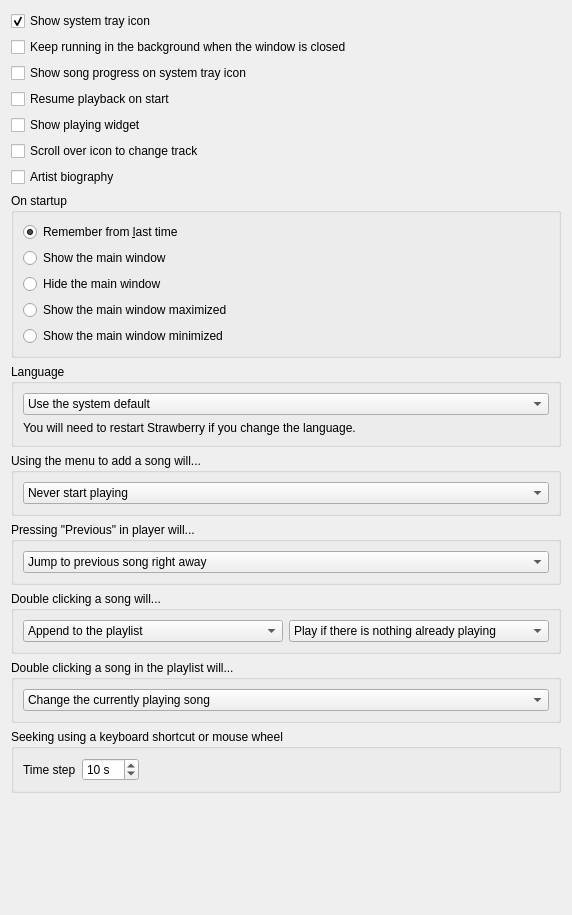
<?xml version="1.0" encoding="UTF-8"?>
<ui version="4.0">
 <class>BehaviourSettingsPage</class>
 <widget class="QWidget" name="BehaviourSettingsPage">
  <property name="geometry">
   <rect>
    <x>0</x>
    <y>0</y>
    <width>572</width>
    <height>915</height>
   </rect>
  </property>
  <property name="windowTitle">
   <string>Behavior</string>
  </property>
  <layout class="QVBoxLayout" name="layout_behavioursettingspage">
   <item>
    <widget class="QCheckBox" name="checkbox_showtrayicon">
     <property name="text">
      <string>Show system tray icon</string>
     </property>
     <property name="checked">
      <bool>true</bool>
     </property>
    </widget>
   </item>
   <item>
    <widget class="QCheckBox" name="checkbox_keeprunning">
     <property name="text">
      <string>Keep running in the background when the window is closed</string>
     </property>
     <property name="checked">
      <bool>false</bool>
     </property>
    </widget>
   </item>
   <item>
    <widget class="QCheckBox" name="checkbox_trayicon_progress">
     <property name="text">
      <string>Show song progress on system tray icon</string>
     </property>
    </widget>
   </item>
   <item>
    <widget class="QCheckBox" name="checkbox_resumeplayback">
     <property name="text">
      <string>Resume playback on start</string>
     </property>
     <property name="checked">
      <bool>false</bool>
     </property>
    </widget>
   </item>
   <item>
    <widget class="QCheckBox" name="checkbox_playingwidget">
     <property name="text">
      <string>Show playing widget</string>
     </property>
    </widget>
   </item>
   <item>
    <widget class="QCheckBox" name="checkbox_scrolltrayicon">
     <property name="text">
      <string>Scroll over icon to change track</string>
     </property>
     <property name="checked">
      <bool>false</bool>
     </property>
    </widget>
   </item>
   <item>
    <widget class="QCheckBox" name="checkbox_artistbio">
     <property name="text">
      <string>Artist biography</string>
     </property>
    </widget>
   </item>
   <item>
    <widget class="QGroupBox" name="groupbox_startup">
     <property name="title">
      <string>On startup</string>
     </property>
     <layout class="QVBoxLayout" name="layout_startup">
      <item>
       <widget class="QRadioButton" name="radiobutton_remember">
        <property name="text">
         <string>Remember from &amp;last time</string>
        </property>
        <property name="checked">
         <bool>true</bool>
        </property>
       </widget>
      </item>
      <item>
       <widget class="QRadioButton" name="radiobutton_show">
        <property name="text">
         <string>Show the main window</string>
        </property>
       </widget>
      </item>
      <item>
       <widget class="QRadioButton" name="radiobutton_hide">
        <property name="text">
         <string>Hide the main window</string>
        </property>
       </widget>
      </item>
      <item>
       <widget class="QRadioButton" name="radiobutton_show_maximized">
        <property name="text">
         <string>Show the main window maximized</string>
        </property>
       </widget>
      </item>
      <item>
       <widget class="QRadioButton" name="radiobutton_show_minimized">
        <property name="text">
         <string>Show the main window minimized</string>
        </property>
       </widget>
      </item>
     </layout>
    </widget>
   </item>
   <item>
    <widget class="QGroupBox" name="groupbox_language">
     <property name="title">
      <string>Language</string>
     </property>
     <layout class="QVBoxLayout" name="layout_language">
      <item>
       <widget class="QComboBox" name="combobox_language">
        <item>
         <property name="text">
          <string>Use the system default</string>
         </property>
        </item>
       </widget>
      </item>
      <item>
       <widget class="QLabel" name="label_language">
        <property name="text">
         <string>You will need to restart Strawberry if you change the language.</string>
        </property>
       </widget>
      </item>
     </layout>
    </widget>
   </item>
   <item>
    <widget class="QGroupBox" name="groupbox_add_song">
     <property name="title">
      <string>Using the menu to add a song will...</string>
     </property>
     <layout class="QVBoxLayout" name="layout_menuplaymode">
      <item>
       <widget class="QComboBox" name="combobox_menuplaymode">
        <property name="currentIndex">
         <number>0</number>
        </property>
        <item>
         <property name="text">
          <string>Never start playing</string>
         </property>
        </item>
        <item>
         <property name="text">
          <string>Play if there is nothing already playing</string>
         </property>
        </item>
        <item>
         <property name="text">
          <string>Always start playing</string>
         </property>
        </item>
       </widget>
      </item>
     </layout>
    </widget>
   </item>
   <item>
    <widget class="QGroupBox" name="groupbox_previous">
     <property name="title">
      <string>Pressing &quot;Previous&quot; in player will...</string>
     </property>
     <layout class="QVBoxLayout" name="layout_previous">
      <item>
       <widget class="QComboBox" name="combobox_previousmode">
        <property name="currentIndex">
         <number>0</number>
        </property>
        <item>
         <property name="text">
          <string>Jump to previous song right away</string>
         </property>
        </item>
        <item>
         <property name="text">
          <string>Restart song, then jump to previous if pressed again</string>
         </property>
        </item>
       </widget>
      </item>
     </layout>
    </widget>
   </item>
   <item>
    <widget class="QGroupBox" name="groupbox_doubleclickaddmode">
     <property name="title">
      <string>Double clicking a song will...</string>
     </property>
     <layout class="QHBoxLayout" name="layout_doubleclickaddmode">
      <item>
       <widget class="QComboBox" name="combobox_doubleclickaddmode">
        <property name="currentIndex">
         <number>0</number>
        </property>
        <item>
         <property name="text">
          <string>Append to the playlist</string>
         </property>
        </item>
        <item>
         <property name="text">
          <string>Replace the playlist</string>
         </property>
        </item>
        <item>
         <property name="text">
          <string>Open in new playlist</string>
         </property>
        </item>
        <item>
         <property name="text">
          <string>Add to the queue</string>
         </property>
        </item>
       </widget>
      </item>
      <item>
       <widget class="QComboBox" name="combobox_doubleclickplaymode">
        <property name="currentIndex">
         <number>1</number>
        </property>
        <item>
         <property name="text">
          <string>Never start playing</string>
         </property>
        </item>
        <item>
         <property name="text">
          <string>Play if there is nothing already playing</string>
         </property>
        </item>
        <item>
         <property name="text">
          <string>Always start playing</string>
         </property>
        </item>
       </widget>
      </item>
     </layout>
    </widget>
   </item>
   <item>
    <widget class="QGroupBox" name="groupbox_doubleclickplaylist">
     <property name="title">
      <string>Double clicking a song in the playlist will...</string>
     </property>
     <layout class="QVBoxLayout" name="layout_doubleclickplaylist">
      <item>
       <widget class="QComboBox" name="combobox_doubleclickplaylistaddmode">
        <property name="currentIndex">
         <number>0</number>
        </property>
        <item>
         <property name="text">
          <string>Change the currently playing song</string>
         </property>
        </item>
        <item>
         <property name="text">
          <string>Add to the queue</string>
         </property>
        </item>
       </widget>
      </item>
     </layout>
    </widget>
   </item>
   <item>
    <widget class="QGroupBox" name="groupbox_seekstep">
     <property name="title">
      <string>Seeking using a keyboard shortcut or mouse wheel</string>
     </property>
     <layout class="QHBoxLayout" name="layout_seekstep">
      <item>
       <widget class="QLabel" name="label_seekstep">
        <property name="text">
         <string>Time step</string>
        </property>
       </widget>
      </item>
      <item>
       <widget class="QSpinBox" name="spinbox_seekstepsec">
        <property name="suffix">
         <string> s</string>
        </property>
        <property name="prefix">
         <string/>
        </property>
        <property name="minimum">
         <number>1</number>
        </property>
        <property name="maximum">
         <number>120</number>
        </property>
        <property name="value">
         <number>10</number>
        </property>
       </widget>
      </item>
      <item>
       <spacer name="spacer_seekstep">
        <property name="orientation">
         <enum>Qt::Horizontal</enum>
        </property>
        <property name="sizeHint" stdset="0">
         <size>
          <width>40</width>
          <height>20</height>
         </size>
        </property>
       </spacer>
      </item>
     </layout>
    </widget>
   </item>
   <item>
    <spacer name="spacer_bottom">
     <property name="orientation">
      <enum>Qt::Vertical</enum>
     </property>
     <property name="sizeHint" stdset="0">
      <size>
       <width>20</width>
       <height>5</height>
      </size>
     </property>
    </spacer>
   </item>
  </layout>
 </widget>
 <tabstops>
  <tabstop>checkbox_showtrayicon</tabstop>
  <tabstop>checkbox_keeprunning</tabstop>
  <tabstop>checkbox_trayicon_progress</tabstop>
  <tabstop>checkbox_resumeplayback</tabstop>
  <tabstop>checkbox_playingwidget</tabstop>
  <tabstop>checkbox_scrolltrayicon</tabstop>
  <tabstop>radiobutton_remember</tabstop>
  <tabstop>radiobutton_show</tabstop>
  <tabstop>radiobutton_hide</tabstop>
  <tabstop>radiobutton_show_maximized</tabstop>
  <tabstop>radiobutton_show_minimized</tabstop>
  <tabstop>combobox_language</tabstop>
  <tabstop>combobox_menuplaymode</tabstop>
  <tabstop>combobox_previousmode</tabstop>
  <tabstop>combobox_doubleclickaddmode</tabstop>
  <tabstop>combobox_doubleclickplaymode</tabstop>
  <tabstop>combobox_doubleclickplaylistaddmode</tabstop>
  <tabstop>spinbox_seekstepsec</tabstop>
 </tabstops>
 <resources/>
 <connections/>
</ui>
